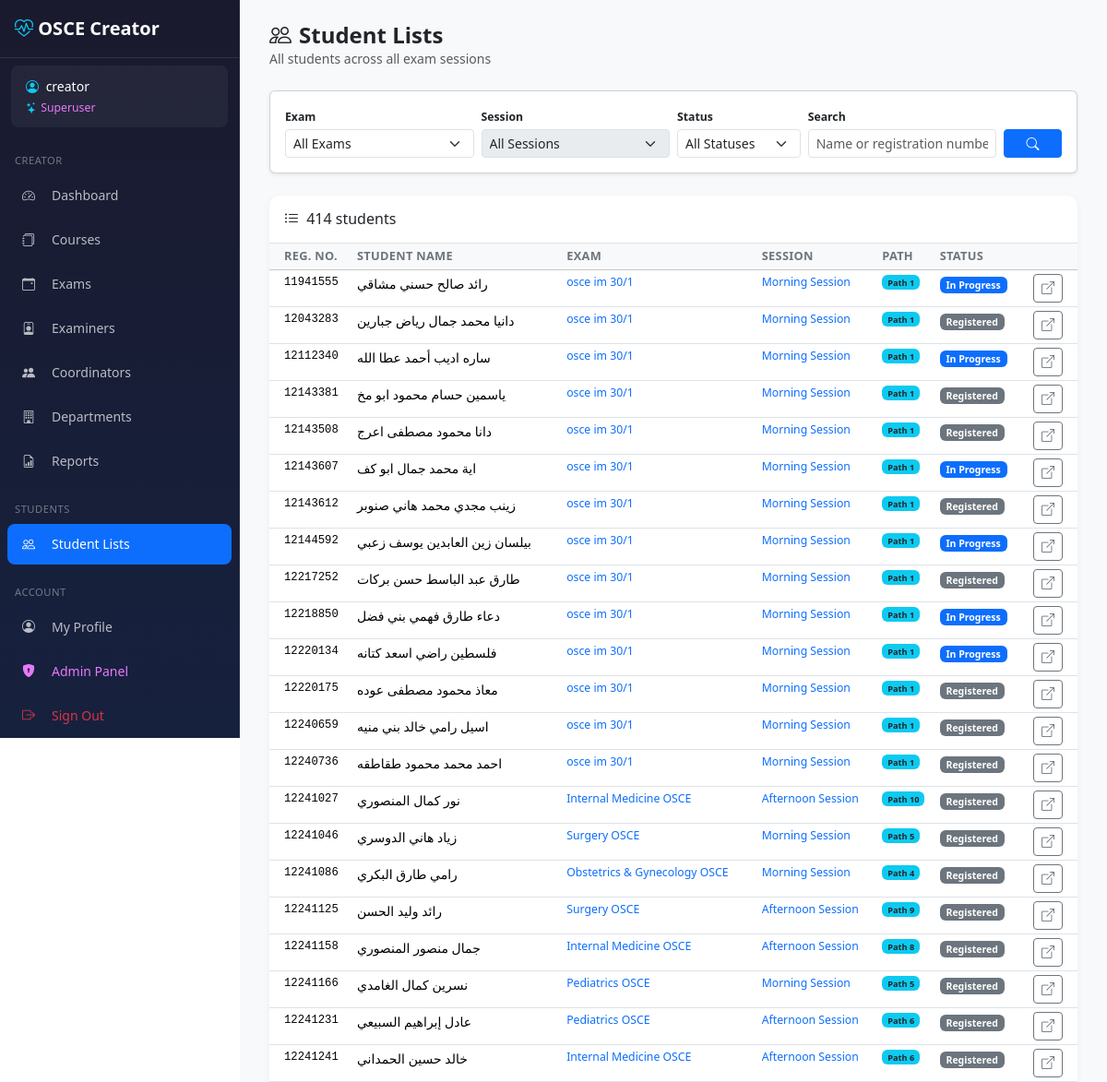
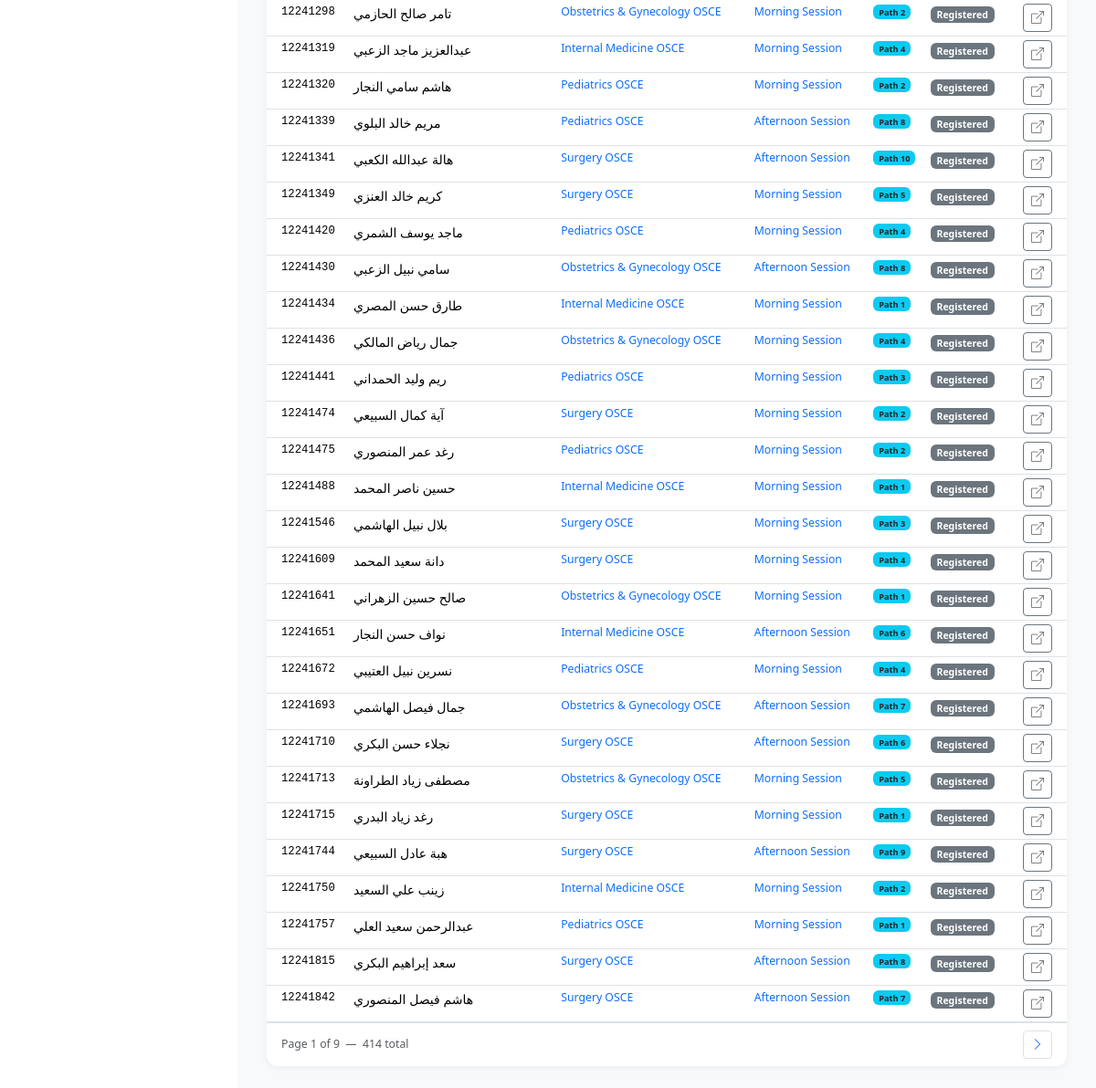
/creator/students/ (signed in), run on an earlier commit of the app's database (2 pictures, top to bottom).
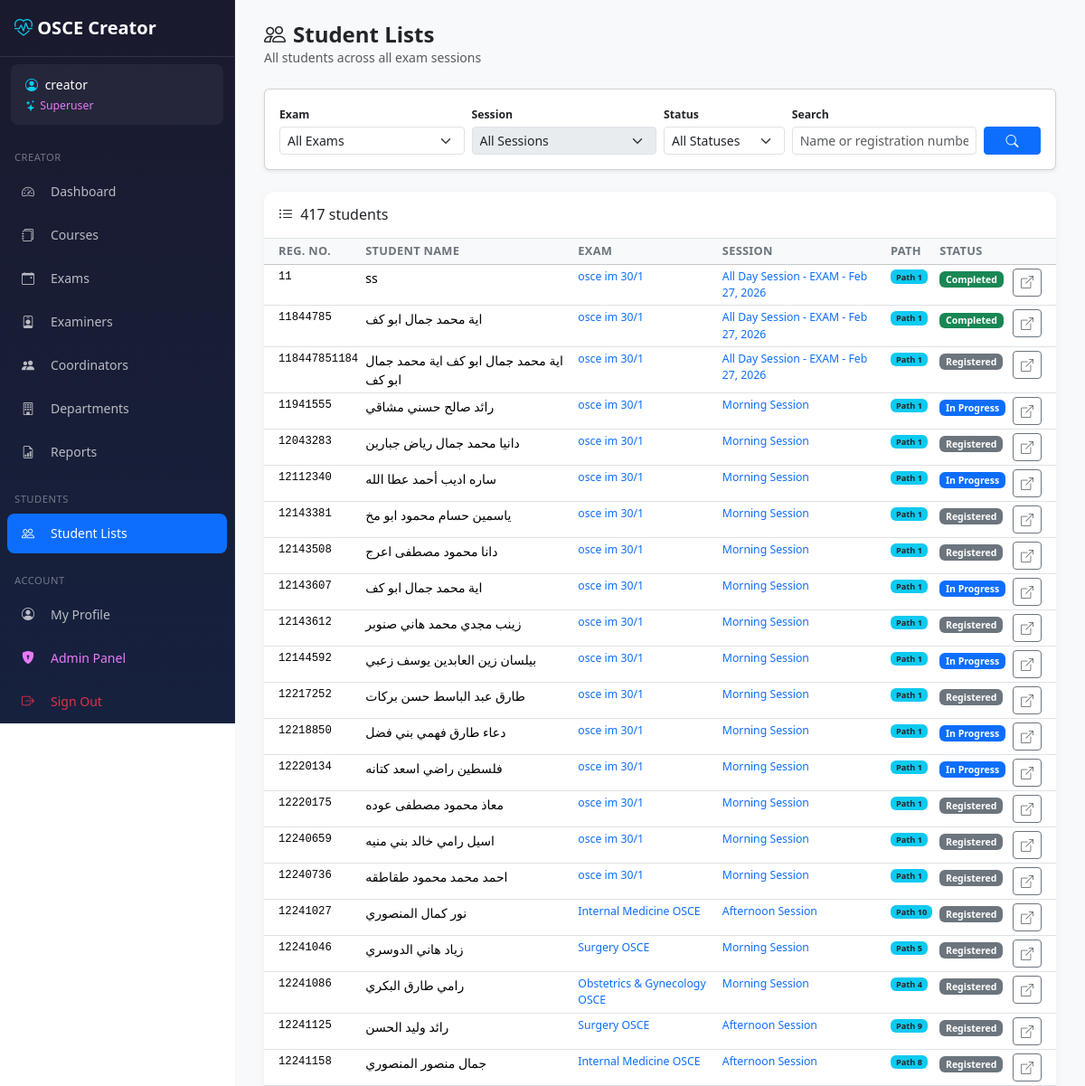
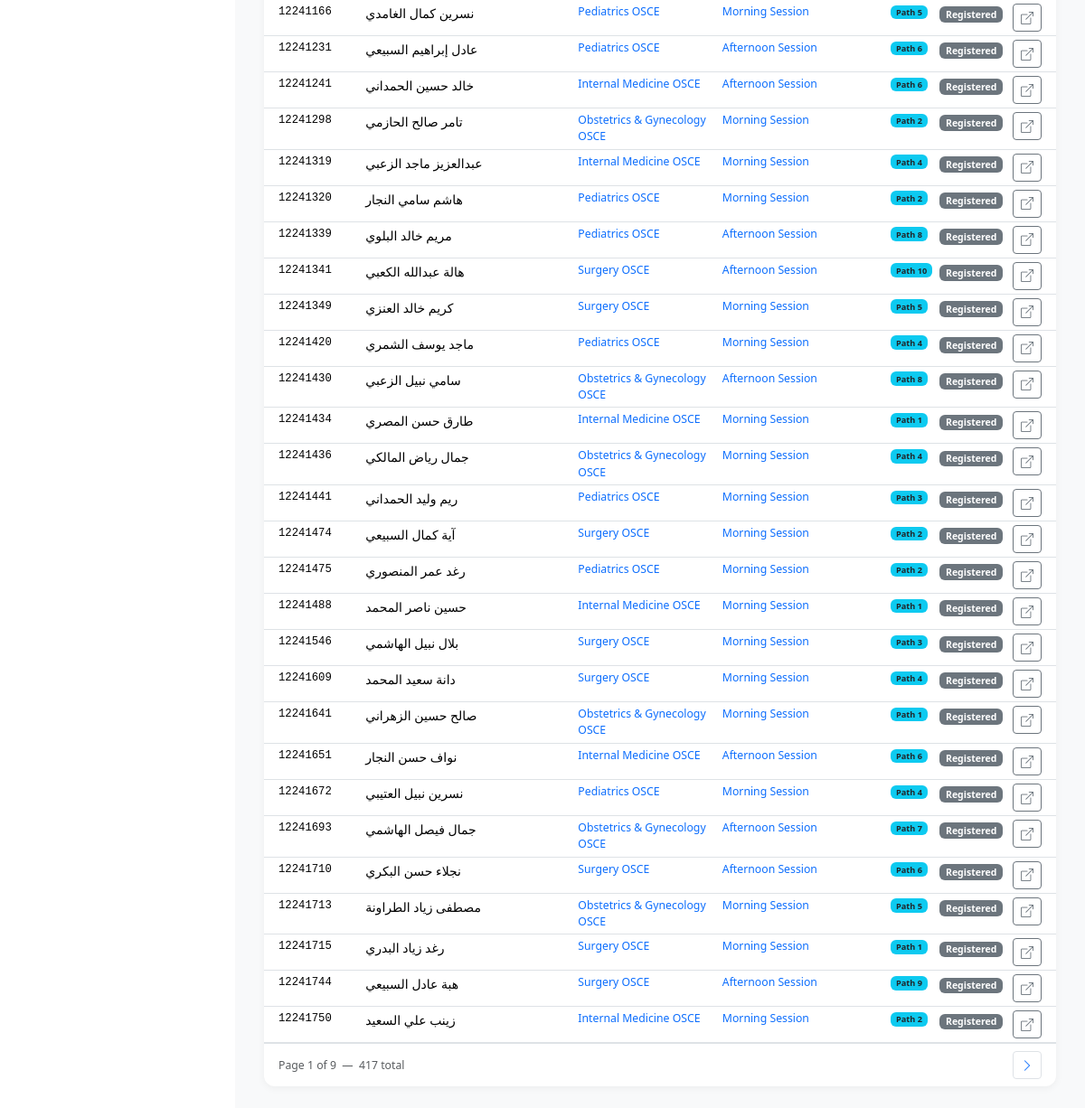
And on a later commit of the database (2 pictures, top to bottom).
### core/models/session.py (models this page shows, shortened)
class SessionStudent(models.Model):
    id = models.UUIDField(primary_key=True, default=uuid.uuid4, editable=False)
    session = models.ForeignKey(
        ExamSession, on_delete=models.CASCADE, related_name='students', db_index=True
    )
    path = models.ForeignKey(
        'core.Path', on_delete=models.SET_NULL,
        null=True, blank=True, related_name='students', db_index=True
    )
    student_number = models.CharField(max_length=50, validators=[validate_student_number])
    full_name = models.CharField(max_length=150)
    photo_url = models.CharField(max_length=500, blank=True, default='')
    rotation_group = models.CharField(max_length=10, blank=True, default='')
    sequence_number = models.IntegerField(null=True, blank=True)
    status = models.CharField(max_length=20, default='registered', db_index=True)
    checked_in_at = models.IntegerField(null=True, blank=True)
    completed_at = models.IntegerField(null=True, blank=True)
    created_at = models.IntegerField(null=True, blank=True)
    class Meta:
        db_table = 'session_students'
        permissions = [
            ('can_view_student_list', 'Can view student lists'),
        ]
        constraints = [
            models.UniqueConstraint(
                fields=['session', 'student_number'],
                name='unique_session_student'
            ),
        ]

class ExamSession(models.Model):
    id = models.UUIDField(primary_key=True, default=uuid.uuid4, editable=False)
    exam = models.ForeignKey(
        'core.Exam', on_delete=models.CASCADE, related_name='sessions', db_index=True
    )
    name = models.CharField(max_length=100)
    session_date = models.DateField()
    session_type = models.CharField(max_length=20, default='morning')
    start_time = models.TimeField()
    number_of_stations = models.IntegerField()
    number_of_paths = models.IntegerField()
    status = models.CharField(max_length=20, default='scheduled', db_index=True)
    actual_start = models.IntegerField(null=True, blank=True)
    actual_end = models.IntegerField(null=True, blank=True)
    notes = models.TextField(blank=True, default='')
    created_by = models.IntegerField(null=True, blank=True)
    created_at = models.IntegerField(null=True, blank=True)
    updated_at = models.IntegerField(null=True, blank=True)
    class Meta:
        db_table = 'exam_sessions'
        permissions = [
            ('can_revert_session', 'Can revert completed session to scheduled'),
            ('can_delete_session', 'Can archive/delete sessions'),
        ]

### core/models/exam.py (models this page shows, shortened)
class Exam(TimestampMixin):
    id = models.UUIDField(primary_key=True, default=uuid.uuid4, editable=False)
    course = models.ForeignKey(
        'core.Course', on_delete=models.CASCADE, related_name='exams', db_index=True
    )
    name = models.CharField(max_length=100)
    description = models.TextField(blank=True, default='')
    exam_date = models.DateField()
    department = models.CharField(max_length=100, blank=True, default='')
    number_of_stations = models.IntegerField(default=4)
    station_duration_minutes = models.IntegerField(default=8)
    exam_weight = models.DecimalField(
        max_digits=6, decimal_places=2,
        null=True, blank=True,
        help_text='Final grade weight (e.g. 40 means the exam is marked out of 40 regardless of total station marks)'
    )
    status = models.CharField(max_length=20, default='draft')
    is_deleted = models.BooleanField(default=False, db_index=True)
    deleted_at = models.IntegerField(null=True, blank=True)
    deleted_by = models.IntegerField(null=True, blank=True)
    class Meta:
        db_table = 'exams'

### core/models/path.py (models this page shows, shortened)
class Path(TimestampMixin):
    id = models.UUIDField(primary_key=True, default=uuid.uuid4, editable=False)
    session = models.ForeignKey(
        'core.ExamSession', on_delete=models.CASCADE,
        related_name='paths', db_index=True
    )
    name = models.CharField(max_length=50)
    rotation_minutes = models.IntegerField(default=8)
    is_active = models.BooleanField(default=True, db_index=True)
    is_deleted = models.BooleanField(default=False, db_index=True)
    deleted_at = models.IntegerField(null=True, blank=True)
    class Meta:
        db_table = 'paths'
        constraints = [
            models.UniqueConstraint(
                fields=['session', 'name'],
                condition=Q(is_deleted=False),
                name='unique_session_path_name_v2'
            ),
        ]
        indexes = [
            models.Index(fields=['session', 'is_active'], name='idx_path_session_active'),
        ]

### creator/views/students.py (the view)
# urls.py: path('students/', students.student_list, name='student_list'),
@permission_required('core.can_view_student_list', raise_exception=True)
def student_list(request):
    all_exams = Exam.objects.filter(is_deleted=False).order_by('name')
    exam_id = request.GET.get('exam_id', '')
    session_id = request.GET.get('session_id', '')
    search_q = request.GET.get('q', '').strip()
    status_filter = request.GET.get('status', '')
    sessions_for_exam = []
    if exam_id:
        sessions_for_exam = ExamSession.objects.filter(
            exam_id=exam_id
        ).order_by('session_date')
    qs = SessionStudent.objects.select_related(
        'session', 'session__exam', 'path'
    ).filter(session__exam__is_deleted=False)
    if exam_id:
        qs = qs.filter(session__exam_id=exam_id)
    if session_id:
        qs = qs.filter(session_id=session_id)
    if status_filter:
        qs = qs.filter(status=status_filter)
    if search_q:
        qs = qs.filter(
            Q(full_name__icontains=search_q) | Q(student_number__icontains=search_q)
        )
    qs = qs.order_by('session__session_date', 'student_number')
    paginator = Paginator(qs, 50)
    page_obj = paginator.get_page(request.GET.get('page'))
    status_choices = [
        ('registered', 'Registered'),
        ('checked_in', 'Checked In'),
        ('in_progress', 'In Progress'),
        ('completed', 'Completed'),
        ('absent', 'Absent'),
    ]
    return render(request, 'creator/students/list.html', {
        'page_obj': page_obj,
        'all_exams': all_exams,
        'sessions_for_exam': sessions_for_exam,
        'selected_exam_id': exam_id,
        'selected_session_id': session_id,
        'search_q': search_q,
        'status_filter': status_filter,
        'status_choices': status_choices,
        'total_count': qs.count(),
    })

### core/context_processors.py (called while the page is built)
def admin_token(request):
    if hasattr(request, 'user') and request.user.is_authenticated and request.user.is_staff:
        return {'ADMIN_TOKEN': settings.SECRET_ADMIN_URL}
    return {'ADMIN_TOKEN': ''}

### core/models/examiner.py (called while the page is built)
    @property
    def display_name(self):
        if self.title:
            return f"{self.title} {self.full_name}"
        return self.full_name

### templates/creator/students/list.html (shortened to what the changed rows need)
{% extends 'creator/base_creator.html' %}
{% block content %}
<div class="page-header d-flex justify-content-between align-items-center">
    <div>
        <h1><i class="bi bi-people me-2"></i>Student Lists</h1>
    </div>
</div>
<div class="table-card">
    <div class="d-flex justify-content-between align-items-center p-3 border-bottom">
        <h6 class="mb-0">
            <i class="bi bi-list-ul me-1"></i>
            {% if total_count %}
                {{ total_count }} student{{ total_count|pluralize }}
            {% else %}
                No students found
            {% endif %}
        </h6>
    </div>
    {% if page_obj %}
    <div class="table-responsive">
        <table class="table table-hover table-sm mb-0">
            <thead class="table-light">
                <tr>
                    <th class="ps-3">Reg. No.</th>
                    <th>Student Name</th>
                    <th>Exam</th>
                    <th>Session</th>
                    <th>Path</th>
                    <th>Status</th>
                    <th></th>
                </tr>
            </thead>
            <tbody>
                {% for student in page_obj %}
                <tr>
                    <td class="ps-3 font-monospace small">{{ student.student_number }}</td>
                    <td>{{ student.full_name }}</td>
                    <td class="small text-muted">
                        <a href="{% url 'creator:exam_detail' student.session.exam_id %}" class="text-decoration-none">
                            {{ student.session.exam.name|truncatechars:30 }}
                        </a>
                    </td>
                    <td class="small">
                        <a href="{% url 'creator:session_detail' student.session_id %}" class="text-decoration-none">
                            {{ student.session.name|default:student.session.session_date }}
                        </a>
                    </td>
                    <td class="small">
                        {% if student.path %}
                            <span class="badge bg-info text-dark">Path {{ student.path.name }}</span>
                        {% else %}
                            <span class="text-muted">—</span>
                        {% endif %}
                    </td>
                    <td>
                        {% if student.status == 'registered' %}
                            <span class="badge bg-secondary">Registered</span>
                        {% elif student.status == 'checked_in' %}
                            <span class="badge bg-info text-dark">Checked In</span>
                        {% elif student.status == 'in_progress' %}
                            <span class="badge bg-primary">In Progress</span>
                        {% elif student.status == 'completed' %}
                            <span class="badge bg-success">Completed</span>
                        {% elif student.status == 'absent' %}
                            <span class="badge bg-danger">Absent</span>
                        {% else %}
                            <span class="badge bg-light text-dark">{{ student.status|title }}</span>
                        {% endif %}
                    </td>
                    <td class="text-end pe-3">
                        <a href="{% url 'creator:session_detail' student.session_id %}" class="btn btn-sm btn-outline-secondary" title="View session">
                            <i class="bi bi-box-arrow-up-right"></i>
                        </a>
                    </td>
                </tr>
                {% endfor %}
            </tbody>
        </table>
    </div>
    {% if page_obj.has_other_pages %}
    <div class="d-flex justify-content-between align-items-center px-3 py-2 border-top">
        <small class="text-muted">
            Page {{ page_obj.number }} of {{ page_obj.paginator.num_pages }}
            &nbsp;&mdash;&nbsp; {{ total_count }} total
        </small>
        <nav>
            <ul class="pagination pagination-sm mb-0">
                {% if page_obj.has_next %}
                <li class="page-item">
                    <a class="page-link" href="?page={{ page_obj.next_page_number }}">
                        <i class="bi bi-chevron-right"></i>
                    </a>
                </li>
                {% endif %}
            </ul>
        </nav>
    </div>
    {% endif %}
    {% endif %}
</div>
{% endblock %}

What changed in the data, as far as the page shows it:
no longer on this page (row unchanged): SessionStudent: student_number "12241757", full_name "عبدالرحمن سعيد العلي", session.exam.name "Pediatrics OSCE", session.name "Morning Session", path.name "1", status "Registered"
no longer on this page (row unchanged): SessionStudent: student_number "12241815", full_name "سعد إبراهيم البكري", session.exam.name "Surgery OSCE", session.name "Afternoon Session", path.name "8", status "Registered"
no longer on this page (row unchanged): SessionStudent: student_number "12241842", full_name "هاشم فيصل المنصوري", session.exam.name "Surgery OSCE", session.name "Afternoon Session", path.name "7", status "Registered"
added SessionStudent: student_number "11", full_name "ss", session.exam.name "osce im 30/1", session.name "All Day Session - EXAM - Feb 27, 2026", path.name "1", status "Completed"
added SessionStudent: student_number "11844785", full_name "اية محمد جمال ابو كف", session.exam.name "osce im 30/1", session.name "All Day Session - EXAM - Feb 27, 2026", path.name "1", status "Completed"
added SessionStudent: student_number "118447851184", full_name "اية محمد جمال ابو كف اية محمد جمال ابو كف", session.exam.name "osce im 30/1", session.name "All Day Session - EXAM - Feb 27, 2026", path.name "1", status "Registered"
Also different on the page:
{{ total_count }}: "414" → "417"
